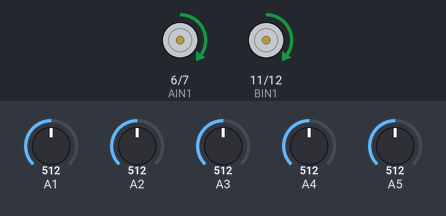
Simulated run of this sketch. Board: Arduino Uno, built with avr-gcc and run on an emulated ATmega328P. Parts: motor-driver pin pairs drawn as motors (green arrow = first pin HIGH = forward, orange = second pin HIGH = backward, longer = more drive, scaled by the enable pin). Inputs (shaded band) come from the test bench; at power-on: A1 = 512, A2 = 512, A4 = 512, A5 = 512, A3 = 512.

Above: at 11.7 s.
11.8 s: A1 set to 716
At 12.2 s:
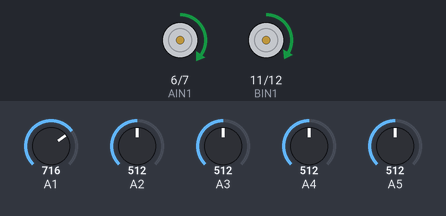
13.3 s: A2 set to 716
At 14.5 s:
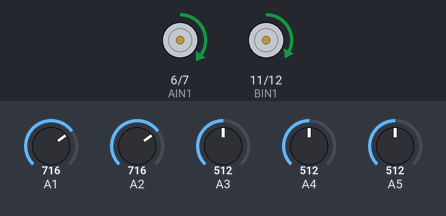
14.8 s: A4 set to 716
At 15.7 s:
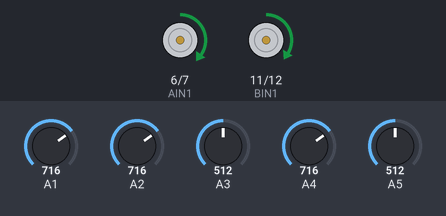
16.3 s: A5 set to 716
At 16.7 s:
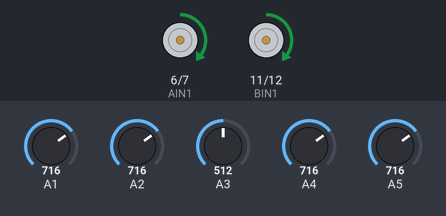
Timing chart, 0 to 18.8 s (numbered marks = the images above; inputs shaded):
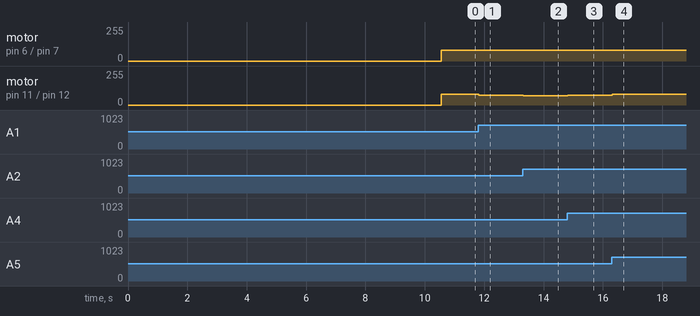

The sketch:

test2.0.ino
```cpp
//qtr4.0
#include <QTRSensors.h>
QTRSensors qtra;
const uint8_t SensorCount = 5; // Se quemo el 1°
uint16_t sensorValues[SensorCount];


//Mapeo de pines
#define AIN1  6
#define AIN2  7
#define PWMA  9

#define BIN1  11
#define BIN2  12
#define PWMB  10

#define NUM_SENSORS             5
#define NUM_SAMPLES_PER_SENSOR  4
#define EMITTER_PIN             13
#define LED     13


// Constantes para PID
float KP = 0.01;
float KD = 1.0;
float Ki = 0.006;

// Regulación de la velocidad Máxima
int Velmax = 80;

// Data para intrgal
int error1=0;
int error2=0;
int error3=0;
int error4=0;
int error5=0;
int error6=0;


// Función accionamiento motor izquierdo
void Motoriz(int value)
{
  if ( value >= 0 )
  {
    digitalWrite(BIN1,HIGH);
    digitalWrite(BIN2,LOW);
  }
  else
  {
    digitalWrite(BIN1,LOW);
    digitalWrite(BIN2,HIGH);
    value *= -1;
  }
  analogWrite(PWMB,value);
}

// Función accionamiento motor derecho
void Motorde(int value)
{
  if ( value >= 0 )
  {
    digitalWrite(AIN1,HIGH);
    digitalWrite(AIN2,LOW);
  }
  else
  {
    digitalWrite(AIN1,LOW);
    digitalWrite(AIN2,HIGH);
    value *= -1;
  }
  analogWrite(PWMA,value);
}


//Accionamiento de motores
void Motor(int left, int righ)
{
  Motoriz(left);
  Motorde(righ);
}


//función de freno
void freno(boolean left, boolean righ, int value)
{
  if ( left )
  {
    digitalWrite(BIN1,HIGH);
    digitalWrite(BIN2,HIGH);
    analogWrite (PWMB, value);
  }
  if ( righ )
  {
    digitalWrite(AIN1,HIGH);
    digitalWrite(AIN2,HIGH);
    analogWrite (PWMA, value);
  }
}


void setup()
{
// Declaramos como salida los pines utilizados
  pinMode(LED   ,OUTPUT);
  pinMode(BIN2  ,OUTPUT);
  pinMode(BIN1  ,OUTPUT);
  pinMode(PWMB  ,OUTPUT);
  pinMode(AIN1  ,OUTPUT);
  pinMode(AIN2  ,OUTPUT);
  pinMode(PWMA  ,OUTPUT);

//qtr4.0
qtra.setTypeAnalog();
qtra.setSensorPins((const uint8_t[]){A1, A2, A3, A4, A5}, SensorCount);
qtra.setEmitterPin(EMITTER_PIN);


// Calibracion 4.0

delay(3000);

for (uint16_t i = 0; i < 70; i++)
  {
    digitalWrite(LED, HIGH); delay(20);
    qtra.calibrate();
    digitalWrite(LED, LOW);  delay(20);
  }
 delay(3000);
}


unsigned int position = 0;

//declaraos variables para utilizar PID
int proporcional = 0;         // Proporcional
int integral = 0;           //Intrgral
int derivativo = 0;          // Derivativo


int diferencial = 0;   // Diferencia aplicada a los motores
int last_prop;         // Última valor del proporcional (utilizado para calcular la derivada del error)
int Target = 2500; // Setpoint (Como utilizamos 6 sensores, la línea debe estar entre 0 y 5000, por lo que el ideal es que esté en 2500)

void loop()
{

  //qtr4.0
  uint16_t position = qtra.readLineBlack(sensorValues);
  proporcional = ((int)position) - 2000;


  if ( proporcional <= -Target )
  {
    Motorde(0);
    freno(true,false,255);
  }
  else if ( proporcional >= Target )
  {
    Motoriz(0);
    freno(false,true,255);
  }

  derivativo = proporcional - last_prop;
  integral = error1+error2+error3+error4+error5+error6;
  last_prop = proporcional;


  error6=error5;
  error5=error4;
  error4=error3;
  error3=error2;
  error2=error1;
  error1=proporcional;


  int diferencial = ( proporcional * KP ) + ( derivativo * KD )+ (integral*Ki) ;

  if ( diferencial > Velmax ) diferencial = Velmax;
  else if ( diferencial < -Velmax ) diferencial = -Velmax;

  ( diferencial < 0 ) ?
    Motor(Velmax+diferencial, Velmax) : Motor(Velmax, Velmax-diferencial);
}
```

Measured:
- after the input at 11.8 s, motor on pin 11 (BIN1) / pin 12 (BIN2): forward 80/255 → forward 74/255 at once
- after the input at 13.3 s, motor on pin 11 (BIN1) / pin 12 (BIN2): forward 74/255 → forward 71/255 at once
- after the input at 14.8 s, motor on pin 11 (BIN1) / pin 12 (BIN2): forward 71/255 → forward 75/255 at once
- after the input at 16.3 s, motor on pin 11 (BIN1) / pin 12 (BIN2): forward 75/255 → forward 80/255 at once
